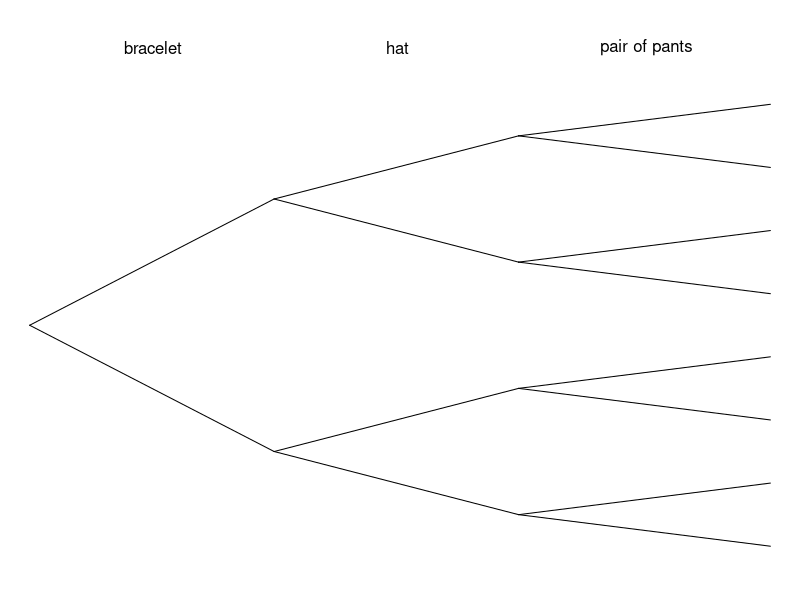

Recreate this plot in R.
## ---- chunk 1
names = read.csv("names2.txt", header = FALSE, sep = ",")

item = c("hat","coat","shirt","pair of pants","scarf","pair of shoes","necklace","bracelet")
items = c("hats","coats","shirts","pairs of pants","scarves","pairs of shoes","necklaces","bracelets")


while(T){
  ns = sample(2:5,3,replace=T)
  if(prod(ns) < 21){
    break
  }
}

na = sample(names,1)
i = sample(1:length(item),3)
it = item[i]
its = items[i]

## ---- chunk 2
par(mar=c(0,0,0,0))
plot(1,1,type ="n",axes=F,ann=F,xlim=c(0,1),ylim=c(0,1.1))
a = ns[1]
b = prod(ns[1:2])
c = prod(ns)

as = (2*(1:a)-1)/(a*2)
bs = (2*(1:b)-1)/(b*2)
cs = (2*(1:c)-1)/(c*2)

# cs = 1:prod(ns)/(prod(ns)+1)
# bs = 1:prod(ns[1:2])/(prod(ns[1:2])+1)
# as = 1:ns[1]/(prod(ns[1])+1)
# points(0,0.5)
# points(rep(0.33,length(as)),as)
# points(rep(0.66,length(bs)),bs)
# points(rep(1,length(cs)),cs)
for(i in 1:ns[1]){
  lines(c(0,0.33),c(0.5,as[i]))
  for(j in 1:ns[2]){
    lines(c(0.33,0.66),c(as[i],bs[(i-1)*ns[2]+j]))
    for(k in 1:ns[3]){
      lines(c(0.66,1),c(bs[(i-1)*ns[2]+j],cs[((i-1)*ns[2]+j-1)*ns[3]+k]))
    }
  }
}
text(0.1666,1.05,it[1])
text(0.33+0.1666,1.05,it[2])
text(0.666+0.1666,1.05,it[3])
